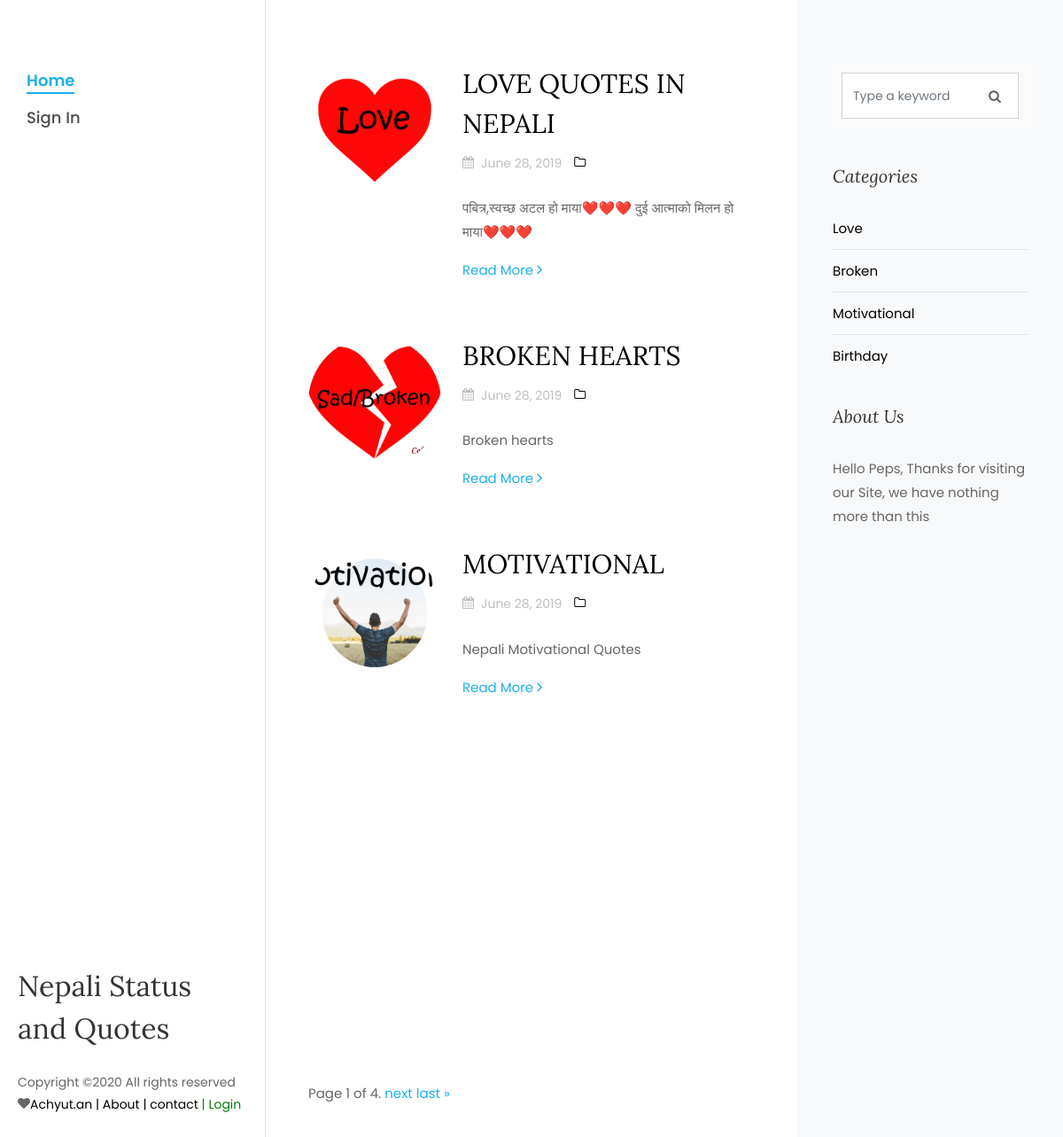
The page / on the database its author committed.
### quotes/models.py (models this page shows, shortened)
class MainMenu(models.Model):
    created_at = models.DateField()
    posted_by = models.ForeignKey(User, on_delete=models.CASCADE)
    name = models.CharField(max_length=100, unique=True)
    title = models.CharField(max_length=255, unique=True)
    slug = models.CharField(max_length=100,unique=True)
    status = models.BooleanField(default=0)
    image = models.ImageField(blank=True, upload_to='news')
    description = RichTextField()
    page_visit = models.IntegerField(default=0)

### quotes/views.py (the view)
# urls.py: path('', views.index, name ='home'),
def index(request):
    contact_list = Blog.objects.all()
    paginator = Paginator(contact_list, 3)
    page = request.GET.get('page')
    menuData = paginator.get_page(page)
    query = request.GET.get('q')
    if query:
        menuData =Blog.objects.filter(       #Search ko lagi
            Q(title__icontains=query) |
            Q(author__username=query) |
            Q(description__icontains=query)
        )
    data = {
        'allData': menuData,
    }
    return render(request, 'pages/index.html', data)

### quotes/general.py (called while the page is built)
def send_data(request):
    data ={
        'MenuData': MainMenu.objects.prefetch_related('blog_set').all(),
        'BlogData':Blog.objects.all(),
    }
    return data

### quotes/templates/pages/index.html (shortened to what this page needs)
{% extends 'master/master.html' %}
{% block content %}
{% load static %}
<div class="col-xl-8 py-5 px-md-5">
    <div class="row pt-md-4">
        {% for blog in MenuData %}
        <br>
        <div class="col-md-12">
            <div class="blog-entry ftco-animate d-md-flex">
                <a href="{% url 'category' blog.name%}" class="img img-2"
                   style="background-image: url({{ blog.image.url }});"></a>
                <div class="text text-2 pl-md-4">
                    <h3 class="mb-2"><a href="{% url 'category' blog.name%}">{{ blog.title|upper }}</a></h3>
                    <div class="meta-wrap">
                        <p class="meta">
                            <span><i class="icon-calendar mr-2"></i>June 28, 2019</span>
                            <span><a href="single.html"><i
                                    class="icon-folder-o mr-2"></i>{{blog.category|upper}}</a></span>
                        </p>
                    </div>
                    <p class="mb-4">{{blog.description|safe}}</p>
                    <p><a href="#" class="btn-custom">Read More <span
                            class="ion-ios-arrow-forward"></span></a></p>
                </div>
            </div>
        </div>
        {% endfor %}
    </div>
    <div class="pagination">
    <span class="step-links">
        <span class="current">
            Page {{ allData.number }} of {{ allData.paginator.num_pages }}.
        </span>
        {% if allData.has_next %}
            <a href="?page={{ allData.next_page_number }}">next</a>
            <a href="?page={{ allData.paginator.num_pages }}">last &raquo;</a>
        {% endif %}
    </span>
    </div>
</div>
{% endblock %}

### quotes/templates/master/master.html
{% include 'layout/header.html' %}
{% block content %}
{% endblock %}
{% include 'layout/sidebar.html' %}
{% include 'layout/footer.html' %}

### quotes/templates/layout/header.html (shortened to what this page needs)
<!DOCTYPE html>
{% load static %}
<html lang="en">
<head>
    <link href="https://stackpath.bootstrapcdn.com/font-awesome/4.7.0/css/font-awesome.min.css" rel="stylesheet"
>
    <link rel="stylesheet" href="{% static 'assets/css/open-iconic-bootstrap.min.css' %}">
    <link rel="stylesheet" href="{% static 'assets/css/animate.css' %}">
    <link rel="stylesheet" href="{% static 'assets/css/owl.carousel.min.css' %}">
    <link rel="stylesheet" href="{% static 'assets/css/owl.theme.default.min.css' %}">
    <link rel="stylesheet" href="{% static 'assets/css/magnific-popup.css' %}">
    <link rel="stylesheet" href="{% static 'assets/css/aos.css' %}">
    <link rel="stylesheet" href="{% static 'assets/css/ionicons.min.css' %}">
    <link rel="stylesheet" href="{% static 'assets/css/bootstrap-datepicker.css' %}">
    <link rel="stylesheet" href="{% static 'assets/css/jquery.timepicker.css' %}">
    <link rel="stylesheet" href="{% static 'assets/css/flaticon.css' %}">
    <link rel="stylesheet" href="{% static 'assets/css/icomoon.css' %}">
    <link rel="stylesheet" href="{% static 'assets/css/style.css' %}">
</head>
<body>
<div id="colorlib-page">
    <aside id="colorlib-aside" role="complementary" class="js-fullheight">
        <nav id="colorlib-main-menu" role="navigation">
            <ul>
                <li class="colorlib-active"><a href="{% url 'home' %}">Home</a></li>
                {% if user.is_authenticated %}
                <li><a href="{% url 'profile' user.username%}">Profile</a></li>
                <li><a href="{% url 'createblog'%}">Write Quotes </a></li>
                {% else %}
                <li><a href="{% url 'signin' %}">Sign In </a></li>
                {%endif%}
            </ul>
        </nav>
        <div class="colorlib-footer">
            <h2>Nepali Status and Quotes</h2>
            <p class="pfooter">
                Copyright &copy;<script>document.write(new Date().getFullYear());</script>
                All rights reserved <i class="icon-heart" aria-hidden="true"></i><a
                        href="https://nachyut.com.np" target="_blank">Achyut.an</a>
                <a href="{% url 'about' %}">| About</a>
                <a href="{% url 'contact' %}">| contact</a>
                {% if user.is_authenticated %}
                <a href="{% url 'signout' %}" style="color:red"> <span>| Logout</span></a>
                {% else %}
                <a href="{% url 'signin' %}" style="color:green"> <span>| Login</span></a>
                {% endif %}
                </p>
        </div>
    </aside>
    <div id="colorlib-main">
        <section class="ftco-section ftco-no-pt ftco-no-pb">
            <div class="container">
                <div class="row d-flex">

### quotes/templates/layout/sidebar.html
<div class="col-xl-4 sidebar ftco-animate bg-light pt-5">
    <div class="sidebar-box pt-md-4">
        <form action="#" method="GET" class="search-form">
            <div class="form-group">
                <span class="icon icon-search"></span>
                <input type="text" class="form-control" name="q" placeholder="Type a keyword">
            </div>
        </form>
    </div>
    <div class="sidebar-box ftco-animate">
        <h3 class="sidebar-heading">Categories</h3>
        <ul class="categories">
            {% for menu in MenuData %}
            {% if menu.status %}
            <li><a href="{% url 'category' menu.name%}">{{menu.name}}</a></li>
            {% endif %}
            {% endfor %}
        </ul>
    </div>
    <div class="sidebar-box ftco-animate">
        <h3 class="sidebar-heading">About Us</h3>
        <p>Hello Peps, Thanks for visiting our Site, we have nothing more than this</p>
    </div>
</div>

### quotes/templates/layout/footer.html (shortened to what this page needs)
{% load static %}
            </div>
        </div>
    </section>
    </div>
</div>
</body>
</html>

### quotes/static/assets/css/icomoon.css (style rules this page uses)
[class^="icon-"], [class*=" icon-"] { font-family: 'icomoon' !important; speak: none; font-style: normal; font-weight: normal; font-variant: normal; text-transform: none; line-height: 1; -webkit-font-smoothing: antialiased; -moz-osx-font-smoothing: grayscale; }
.icon-search:before { content: "\f002"; }
.icon-heart:before { content: "\f004"; }
.icon-calendar:before { content: "\f073"; }
.icon-folder-o:before { content: "\f114"; }

### rows shown on the page
MainMenu: image (picture), title "LOVE QUOTES IN NEPALI", description "पबित्र,स्वच्छ अटल हो माया❤️❤️❤️ दुई आत्माको मिलन हो माया❤️❤️❤️", name "Love"
MainMenu: image (picture), title "BROKEN HEARTS", description "Broken hearts", name "Broken"
MainMenu: image (picture), title "MOTIVATIONAL", description "Nepali Motivational Quotes", name "Motivational"
MainMenu: name "Birthday"

### other values the page prints
{{ allData.number }} "1"
{{ allData.paginator.num_pages }} "4"
